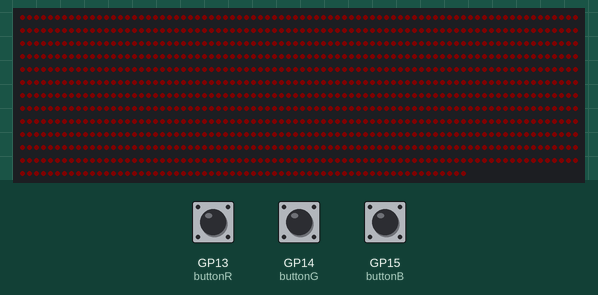
Simulated run of this program. Board: Raspberry Pi Pico running MicroPython. Shown: 1024 RGB LEDs in strip order, left to right, continuing on the next row. The test bench sets the inputs (shaded band); at power-on: GP13 (buttonR) LOW, GP14 (buttonG) LOW, GP15 (buttonB) LOW. Dim RGB values are drawn brighter than linear.

1.3 s: GP13 (buttonR) pulled HIGH for 0.15 s
2.9 s: GP14 (buttonG) pulled HIGH for 0.15 s
Above: at 4.4 s.
Timing chart, 0 to 5.9 s (numbered marks = the images above; inputs shaded):
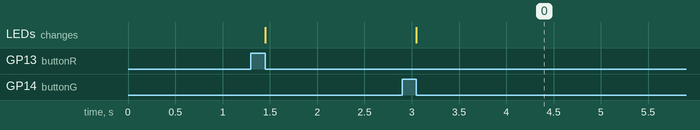

The program:

Experiment10.py
```python
'''
Kitronik Inventor's Kit Exp 10

Control a ZIP Stick (addressable RGB LEDs)
'''
import machine
import array
import time
from rp2 import PIO, StateMachine, asm_pio

numLEDs = 5 # Set the number of ZIP LEDs (5 on a ZIP Stick)

# Setup a PIO state machine to drive the ZIP LEDs
@asm_pio(sideset_init=PIO.OUT_LOW, out_shiftdir=PIO.SHIFT_LEFT, autopull=True, pull_thresh=24)
def ZIPLEDOutput():
    wrap_target()
    label("bitloop")
    out(x, 1)               .side(0)    [2]
    jmp(not_x, "do_zero")   .side(1)    [1]
    jmp("bitloop")          .side(1)    [4]
    label("do_zero")
    nop()                   .side(0)    [4]
    wrap()

ZIPStick = StateMachine(0, ZIPLEDOutput, freq=8000000, sideset_base=machine.Pin(16)) # Create the state machine on GP16

ZIPStick.active(1) # Start the state machine, ready to receive data

LEDs = array.array("I", [0 for _ in range(numLEDs)]) # Create array containing all the ZIP LEDs - "I" at start to indicate 32-bit number, then all 0s

buttonR = machine.Pin(13, machine.Pin.IN, machine.Pin.PULL_DOWN) # Setup an input button on GP13 with a human-readable name
buttonG = machine.Pin(14, machine.Pin.IN, machine.Pin.PULL_DOWN) # Setup an input button on GP14 with a human-readable name
buttonB = machine.Pin(15, machine.Pin.IN, machine.Pin.PULL_DOWN) # Setup an input button on GP15 with a human-readable name

# Initial states for the buttons are all False
buttonRState = False
buttonGState = False
buttonBState = False

# Interrupt handlers the RGB control buttons
def buttonR_IRQHandler(pin):
    global buttonRState
    buttonRState = True

def buttonG_IRQHandler(pin):
    global buttonGState
    buttonGState = True

def buttonB_IRQHandler(pin):
    global buttonBState
    buttonBState = True

buttonR.irq(trigger=machine.Pin.IRQ_FALLING, handler=buttonR_IRQHandler)
buttonG.irq(trigger=machine.Pin.IRQ_FALLING, handler=buttonG_IRQHandler)
buttonB.irq(trigger=machine.Pin.IRQ_FALLING, handler=buttonB_IRQHandler)

# Set the initial colours to have the ZIP LEDs all off, i.e. all colours at 0
r = 0
g = 0
b = 0

# Loop which continually checks for colour setting changes and sends these to the ZIP LEDs
while True:
    # Change the colour setting for red - cycles back to 0 if 255 is reached
    if (buttonRState):
        if (r >= 255):
            r = 0
        else:
            r += 5
        buttonRState = False
        time.sleep_ms(100)

    # Change the colour setting for green - cycles back to 0 if 255 is reached
    if (buttonGState):
        if (g >= 255):
            g = 0
        else:
            g += 5
        buttonGState = False
        time.sleep_ms(100)

    # Change the colour setting for blue - cycles back to 0 if 255 is reached
    if (buttonBState):
        if (b >= 255):
            b = 0
        else:
            b += 5
        buttonBState = False
        time.sleep_ms(100)

    # Send the RGB colour settings to the ZIP LEDs
    for i in range(numLEDs):
        LEDs[i] = (g<<16) + (r<<8) + b # Order is GRB
    ZIPStick.put(LEDs, 8) # RGB is only 24 bits, so get rid of unnecessary 8 bits
```

Measured:
- after the input at 2.9 s, the LEDs: change after 0.15 s (image 0)
